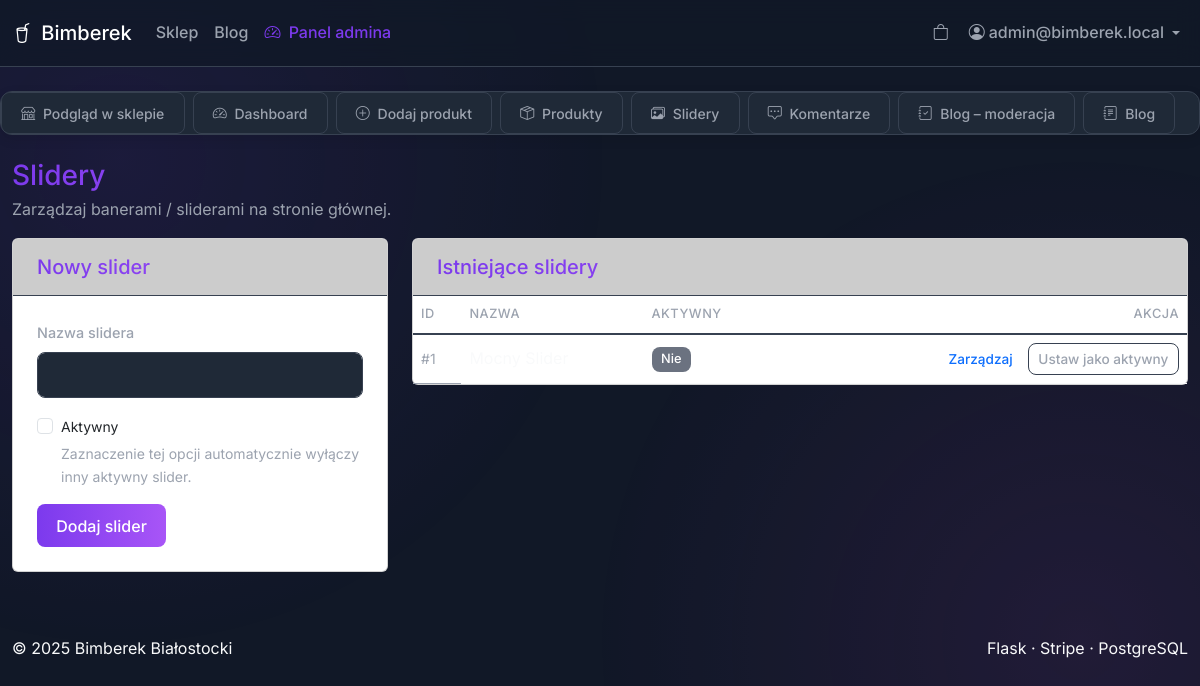
/admin/sliders (signed in), run on an earlier commit of the app's database.
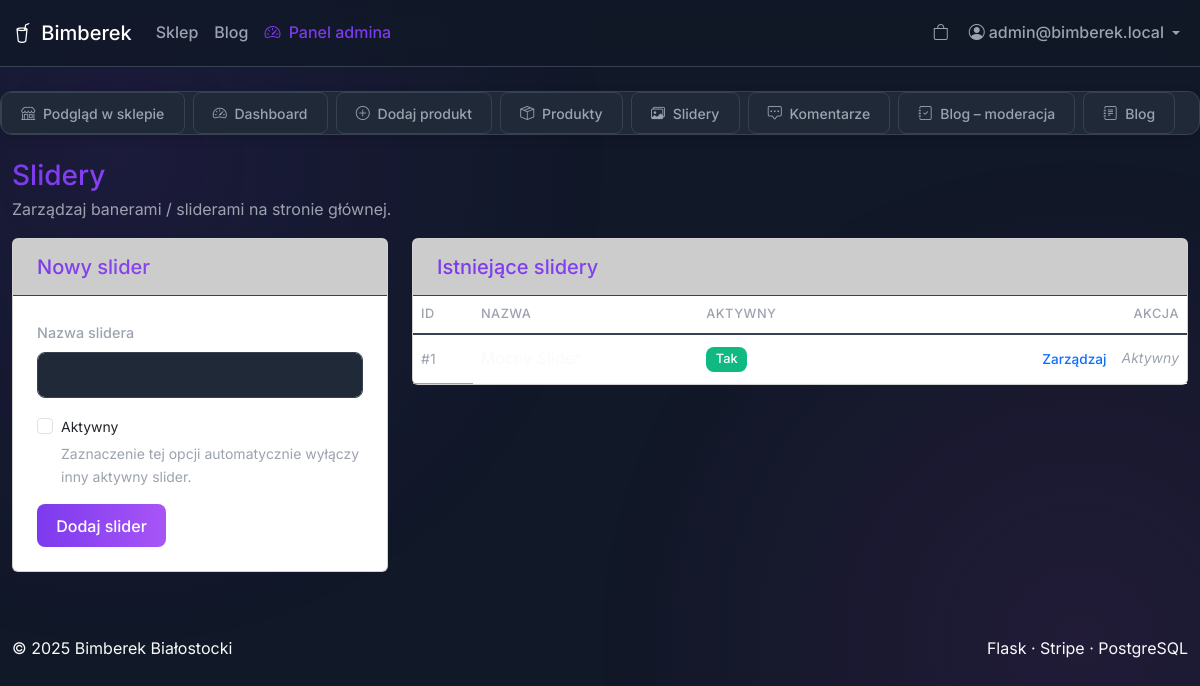
And on a later commit of the database.
### app/models.py (models this page shows, shortened)
class Slider(db.Model):
    __tablename__ = "sliders"
    id = db.Column(db.Integer, primary_key=True)
    name = db.Column(db.String(100), nullable=False, unique=True)
    is_active = db.Column(db.Boolean, default=False)
    items = db.relationship(
        "SliderItem",
        back_populates="slider",
        lazy=True,
        cascade="all, delete-orphan",
        order_by="SliderItem.order_index.asc()",
    )

### app/admin/routes.py (the view, shortened to what this page needs)
@admin_bp.route("/sliders", methods=["GET", "POST"])
@login_required
def sliders():
    if not admin_required():
        flash("Brak uprawnień do panelu administratora.", "danger")
        return redirect(url_for("shop.index"))
    form = SliderForm()
    sliders = Slider.query.order_by(Slider.id.asc()).all()
    return render_template("admin/sliders.html", form=form, sliders=sliders)

### app/admin/forms.py
class SliderForm(FlaskForm):
    name = StringField(
        "Nazwa slidera",
        validators=[DataRequired(message="Podaj nazwę slidera."), Length(max=255)],
    )
    is_active = BooleanField("Aktywny")
    submit = SubmitField("Zapisz slider")

### app/admin/routes.py (called while the page is built)
def admin_required() -> bool:
    if not current_user.is_authenticated:
        return False
    if getattr(current_user, "is_admin", False):
        return True
    if getattr(current_user, "role", None) == "admin":
        return True
    return False

### app/admin/templates/admin/sliders.html (shortened to what this page needs)
{% extends "base.html" %}
{% block content %}
{% include "admin/_toolbar.html" %}
<div class="container my-4">
  <div class="d-flex justify-content-between align-items-center mb-3">
    <div>
      <h1 class="h3 mb-1">Slidery</h1>
      <p class="muted mb-0">
        Zarządzaj banerami / sliderami na stronie głównej.
      </p>
    </div>
  </div>
  <div class="row g-4">
    <div class="col-lg-4">
      <div class="card">
        <div class="card-header">
          <h2 class="h5 mb-0">Nowy slider</h2>
        </div>
        <div class="card-body">
          <form method="post">
            <div class="mb-3">
              {{ form.name.label(class="form-label") }}
              {{ form.name(class="form-control" + (" is-invalid" if form.name.errors else "")) }}
            </div>
            <div class="form-check mb-3">
              {{ form.is_active(class="form-check-input") }}
              {{ form.is_active.label(class="form-check-label small") }}
              <small class="form-text muted d-block">Zaznaczenie tej opcji automatycznie wyłączy inny aktywny slider.</small>
            </div>
            <button type="submit" class="btn btn-primary">
              Dodaj slider
            </button>
          </form>
        </div>
      </div>
    </div>
    <div class="col-lg-8">
      <div class="card">
        <div class="card-header">
          <h2 class="h5 mb-0">Istniejące slidery</h2>
        </div>
        <div class="card-body p-0">
          {% if sliders %}
            <div class="table-responsive">
              <table class="table table-striped table-hover align-middle mb-0">
                <thead>
                  <tr>
                    <th>ID</th>
                    <th>Nazwa</th>
                    <th>Aktywny</th>
                    <th class="text-end">Akcja</th>
                  </tr>
                </thead>
                <tbody>
                  {% for s in sliders %}
                  <tr>
                    <td class="small muted">#{{ s.id }}</td>
                    <td>{{ s.name }}</td>
                    <td>
                      {% if s.is_active %}
                        <span class="badge text-bg-success">Tak</span>
                      {% else %}
                        <span class="badge text-bg-secondary">Nie</span>
                      {% endif %}
                    </td>
                    <td class="text-end">
                      <a href="{{ url_for('admin.slider_detail', slider_id=s.id) }}"
                         class="btn btn-outline-primary btn-sm">
                        Zarządzaj
                      </a>
                      {% if not s.is_active %}
                      <a href="{{ url_for('admin.set_active_slider', slider_id=s.id) }}"
                         class="btn btn-outline-light btn-sm">
                        Ustaw jako aktywny
                      </a>
                      {% else %}
                      <span class="small muted fst-italic">Aktywny</span>
                      {% endif %}
                    </td>
                  </tr>
                  {% endfor %}
                </tbody>
              </table>
            </div>
          {% else %}
            <p class="muted small mb-0 p-3">
              Brak sliderów – dodaj pierwszy po lewej.
            </p>
          {% endif %}
        </div>
      </div>
    </div>
  </div>
</div>
{% endblock %}

What changed in the data, as far as the page shows it:
changed Slider id 1: is_active "Nie Ustaw jako aktywny" → "Tak Aktywny"
